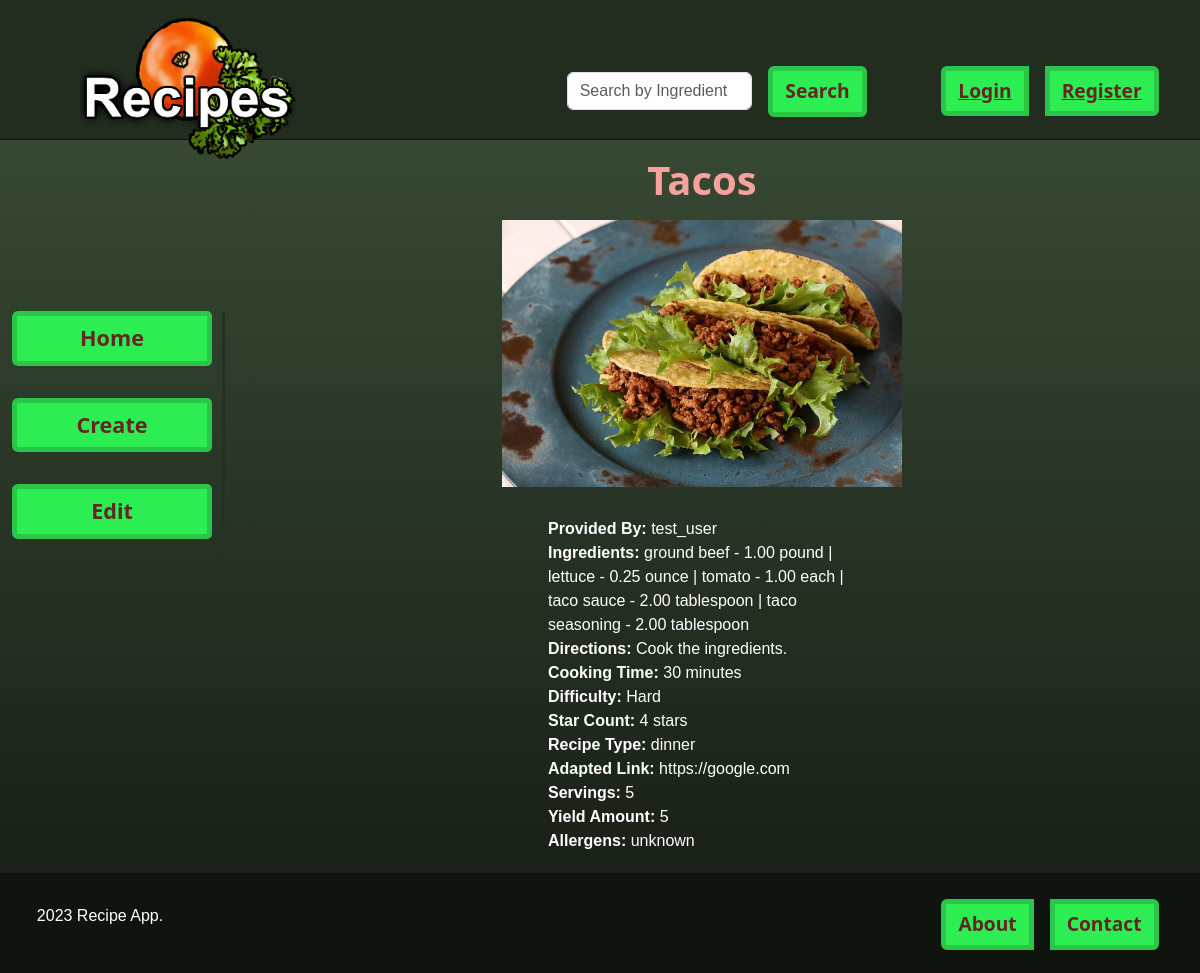
/list/2, run on the app's committed database.
### recipe/models.py (models this page shows, shortened)
class Recipe(models.Model):
    id = models.AutoField(primary_key=True)
    title = models.CharField(max_length=255)
    user = models.ForeignKey(
        CustomUser,
        on_delete=models.CASCADE,
        related_name="recipes",
    )
    recipe_ingredients = models.ManyToManyField(
        "recipeingredient.RecipeIngredient",
        through="recipeingredientintermediary.RecipeIngredientIntermediary",
    )
    directions = models.TextField()
    cooking_time = models.PositiveIntegerField(null=True, blank=False)
    star_count = models.PositiveIntegerField(
        choices=[(i, i) for i in range(1, 6)], null=True, blank=False
    )
    recipe_type = models.CharField(max_length=100, choices=RECIPE_TYPES, blank=False)
    adapted_link = models.URLField(blank=True, null=True, default=None)
    servings = models.PositiveIntegerField(null=True, blank=False)
    yield_amount = models.IntegerField(blank=True, null=True, default=None)
    allergens = models.TextField(
        blank=True,
    )
    small_desc = models.TextField(
        max_length=200, default="No Description has been added currently."
    )
    pic = models.ImageField(upload_to="recipe", default="no_picture.jpg")
    def calculate_difficulty(self):
        try:
            ingredients_len = len(self.recipe_ingredients.all())
            if self.cooking_time < 10 and ingredients_len < 4:
                return "Easy"
            elif self.cooking_time < 10 and ingredients_len > 4:
                return "Medium"
            elif self.cooking_time >= 10 and ingredients_len < 4:
                return "Intermediate"
            elif self.cooking_time >= 10 and ingredients_len >= 4:
                return "Hard"
        except:
            print("Missing an appropriate cooking time or ingredients.")
            return "Missing cooking time or ingredients."

### customuser/models.py (models this page shows)
class CustomUser(AbstractUser):
    pic = models.ImageField(upload_to="user", default="no_picture.jpg")
    about_me = models.TextField()
    favorite_food = models.CharField(max_length=255)
    def __str__(self):
        return str(self.username)

### recipeingredient/models.py (models this page shows, shortened)
class RecipeIngredient(models.Model):
    id = models.AutoField(primary_key=True)
    ingredient = models.ForeignKey("ingredient.Ingredient", on_delete=models.CASCADE)
    calorie_content = models.DecimalField(max_digits=8, decimal_places=2)
    amount = models.DecimalField(
        max_digits=8, decimal_places=2, validators=[MinValueValidator(0)]
    )
    amount_type = models.CharField(max_length=100, choices=AMOUNT_TYPES)
    cost = models.DecimalField(
        max_digits=8, decimal_places=2, validators=[MinValueValidator(0)]
    )
    supplier = models.CharField(max_length=255)
    grams = models.DecimalField(
        max_digits=8, decimal_places=2, validators=[MinValueValidator(0)]
    )

### ingredient/models.py (models this page shows)
class Ingredient(models.Model):
    id = models.AutoField(primary_key=True)
    name = models.CharField(max_length=255, null=True, blank=False)
    def __str__(self):
        return str(self.name)

### recipe/views.py (the view)
# urls.py: path("list/<pk>", RecipeDetailView.as_view(), name="detail"),
class RecipeDetailView(DetailView):
    model = Recipe
    template_name = "recipe/recipe_detail.html"

### recipe/templates/recipe/recipe_detail.html (shortened to what this page needs)
{% extends "recipe/recipes_home.html" %}
{% load static %}
{% load custom_filters %}
{% block main %}
<div class="row" style="margin-top: 156px">
    <div class="col-2"></div>
    <div class="col-10">
        <main>
            <section class="container" style="color: white;">
                <div class="row">
                    <div class="col-12 card-title-style" style="text-align: center; justify-content: center;">
                        <h1><b>{{object.title}}</b></h1>
                        <img src="{{object.pic.url}}" style="padding-bottom: 6px; width: 400px;" />
                    </div>
                </div>
                <div class="row">
                    <div class="col-4"></div>
                    <div class="col-4" style="text-align: left; justify-content: left; padding-bottom: 20px;">
                        <br>
                        <b>Provided By: </b>{{object.user}}
                        <br>
                        <b>Ingredients: </b>
                        {% for ingredient in object.recipe_ingredients.all %}
                        {{ ingredient.ingredient }} - {{ ingredient.amount }} {{ ingredient.amount_type }}
                        {% if not forloop.last %}| {% endif %}
                        {% endfor %}
                        <br>
                        <b>Directions: </b>{{object.directions}}
                        <br>
                        <b>Cooking Time: </b>{{object.cooking_time}} minutes
                        <br>
                        <b>Difficulty: </b>{{object.calculate_difficulty}}
                        <br>
                        <b>Star Count: </b>{{object.star_count}} stars
                        <br>
                        <b>Recipe Type: </b>{{object.recipe_type}}
                        <br>
                        <b>Adapted Link: </b>{{object.adapted_link}}
                        <br>
                        <b>Servings: </b>{{object.servings}}
                        <br>
                        <b>Yield Amount: </b>{{object.yield_amount}}
                        <br>
                        <b>Allergens: </b>{{object.allergens}}
                    </div>
                    <div class="col-4"></div>
                </div>
            </section>
        </main>
    </div>
</div>
{% endblock %}

### recipe/static/css/styles.css (style rules this page uses)
body, html { font-family: Arial, sans-serif; margin: 0; padding: 0; overflow-x: hidden; }
h1, h2, h3 { margin-bottom: 1rem; }
:root { --primary-color: #2cee53; }
main { display: flex; flex-direction: column; align-items: center; min-height: 580px; gap: 2rem; }
.card-title-style { color: #f8a19e; font-weight: lighter; font-family: system-ui, -apple-system, BlinkMacSystemFont, 'Segoe UI', Roboto, Oxygen, Ubuntu, Cantarell, 'Open Sans', 'Helvetica Neue', sans-serif }

### data on the page
Recipe: title "Tacos", pic (picture), user "test_user", directions "Cook the ingredients.", cooking_time "30", calculate_difficulty "Hard", star_count "4", recipe_type "dinner", adapted_link "https://google.com", servings "5", yield_amount "5", allergens "unknown"
RecipeIngredient: ingredient "ground beef", amount "1.00", amount_type "pound"
RecipeIngredient: ingredient "lettuce", amount "0.25", amount_type "ounce"
RecipeIngredient: ingredient "tomato", amount "1.00", amount_type "each"
RecipeIngredient: ingredient "taco sauce", amount "2.00", amount_type "tablespoon"
RecipeIngredient: ingredient "taco seasoning", amount "2.00", amount_type "tablespoon"
